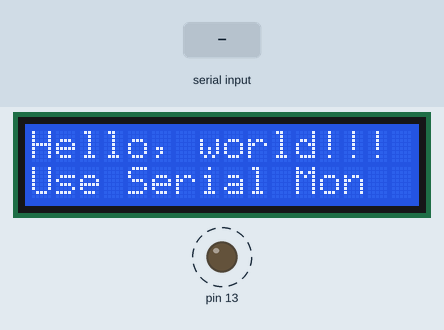
Bench run of a sketch on a simulated Arduino Uno, built with avr-gcc and run on an emulated ATmega328P. Shown: 16×2 character LCD, output pins drawn as LEDs (lit = HIGH). Dashed ring = blinking. The test bench sets the inputs (shaded band). What the sketch prints to the serial monitor is not drawn.

Above: at 3.8 s.
3.9 s: "1" received over Serial
At 5.5 s:
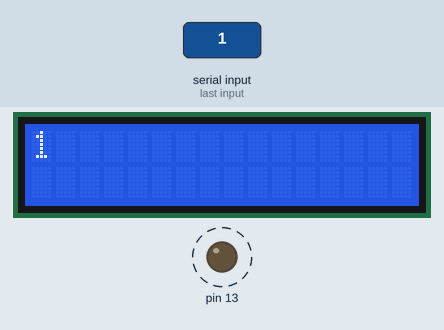
Timing chart, 0 to 12.9 s (numbered marks = the images above; inputs shaded):
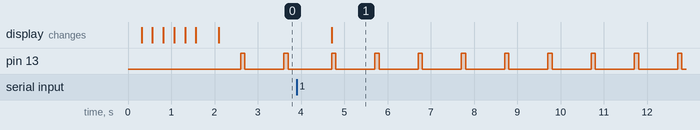

The sketch:

i2cLCD.ino
```cpp
/* YourDuino.com Example Software Sketch
 16 character 2 line I2C Display
 Backpack Interface labelled "A0 A1 A2" at lower right.
 ..and
 Backpack Interface labelled "YwRobot Arduino LCM1602 IIC V1"
 MOST use address 0x27, a FEW use 0x3F
 terry@yourduino.com */

/*
 * https://arduino-info.wikispaces.com/LCD-Blue-I2C
 */

#include <Wire.h>
#include <LiquidCrystal_I2C.h>

// Set the pins on the I2C chip used for LCD connections:
//                    addr, en,rw,rs,d4,d5,d6,d7,bl,blpol
LiquidCrystal_I2C lcd(0x3f, 2, 1, 0, 4, 5, 6, 7, 3, POSITIVE);

void setup()
{
  Serial.begin(115200);          // maybe have to set 115200 in monitor to see correctly
  pinMode(13, OUTPUT);
  lcd.begin(16,2);               // initialize the lcd

  // lcd backlight blink test
  for(int i = 0; i< 3; i++)
  {
    lcd.backlight();
    delay(250);
    lcd.noBacklight();
    delay(250);
  }
  lcd.backlight(); // finish with backlight on

  delay(500);

  lcd.home();
  lcd.setCursor(0,0);
  lcd.print("Hello, world!!!");
  lcd.setCursor(0,1);
  lcd.print("Use Serial Mon");

  Serial.print("freq = ");
  Serial.println(F_CPU);

  delay(500);
}

void loop()
{
  digitalWrite(13, HIGH);   // turn the LED on (HIGH is the voltage level)
  delay(100);
  digitalWrite(13, LOW);    // turn the LED off by making the voltage LOW
  delay(900);

  {
    // when characters arrive over the serial port...
    if (Serial.available()) {
      // wait a bit for the entire message to arrive
      delay(100);
      // clear the screen
      lcd.clear();
      // read all the available characters
      while (Serial.available() > 0) {
        // display each character to the LCD
        lcd.write(Serial.read());
      }
    }
  }
}
```

Measured:
- after the input at 3.9 s, the display: changes after 0.81 s (image 1)
- by itself, pin 13: alternates HIGH for 0.10 s and LOW for 0.90 s
